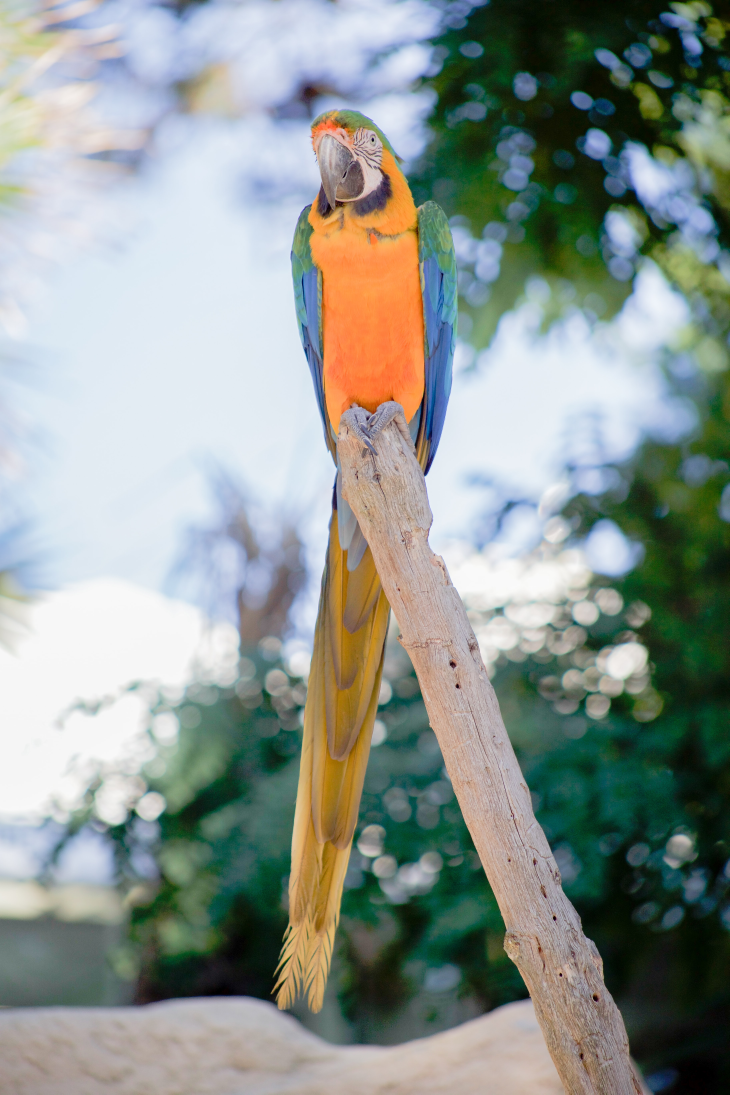
#> input picture openCV/parrot-image.jpg, 3648 x 5472 px, found by its file name (shown at 1/5 size)
$ python gradient.py   (older library calls are emulated)
#> lines starting #> are read from the running program, lines starting #| are printed output that depends on the picture; after the words box and inside, x2 and y2 are one past the last pixel; in counts of white or black regions, pixels touching at a corner belong together
import cv2
import numpy as np

img = cv2.resize(cv2.imread('openCV/parrot-image.jpg',-1), (0,0), fx=0.1, fy=0.1)
gray = cv2.cvtColor(img, cv2.COLOR_BGR2GRAY)
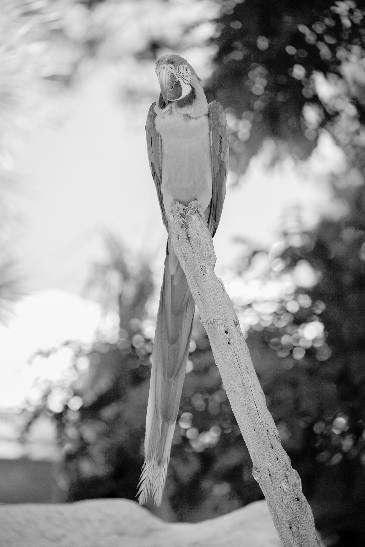
#> gray: shape (547, 365); min 0, max 250, mean 147.1
cv2.imshow('Gray_image',gray)

lap = cv2.Laplacian(gray,cv2.CV_64F)
lap = np.uint8(np.absolute(lap))
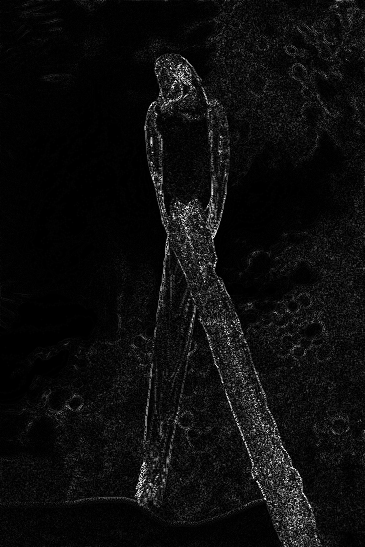
#> lap: shape (547, 365); min 0, max 255, mean 13.1
cv2.imshow('Laplacian', lap)

sobelx = cv2.Sobel(gray, cv2.CV_64F, 1, 0)
sobely = cv2.Sobel(gray, cv2.CV_64F, 0, 1)
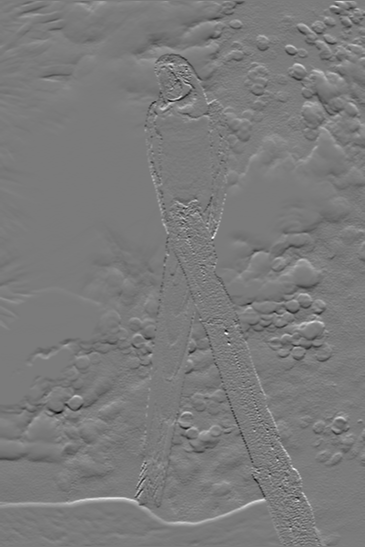
#> sobely: shape (547, 365) float64; min -590, max 632, mean 0.4; drawn with min black and max white
sobel_combine = cv2.bitwise_or(sobelx, sobely)
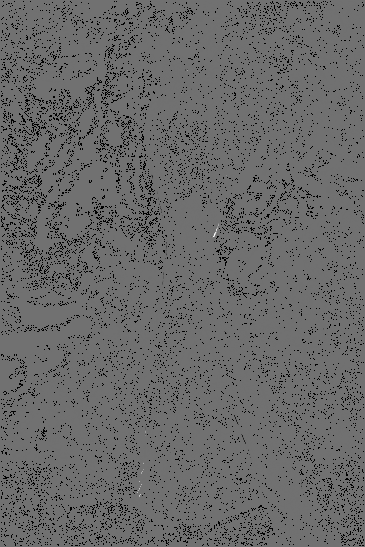
#> sobel_combine: shape (547, 365) float64; 7.13% of the values are NaN or infinite; the others: min -104192, max 130432, mean -69.65; drawn with min black, max white, NaN and infinite black

cv2.imshow('sobelx', sobelx)
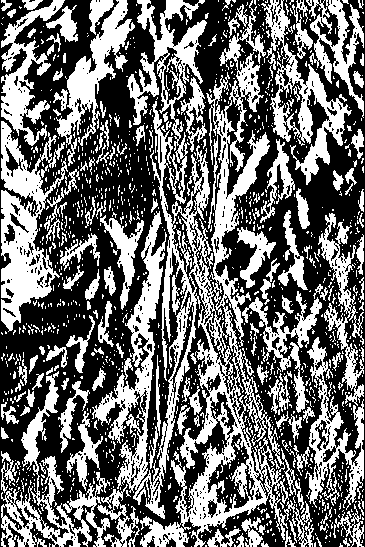
#> window 'sobelx': shape (547, 365); 42.9% white; 1281 white regions (1127 under 20 px), largest, box (x1, y1, x2, y2) and area: (92, 0, 289, 547) 29870, (1, 121, 68, 332) 5965, (1, 371, 110, 547) 4572
cv2.imshow('sobely', sobely)
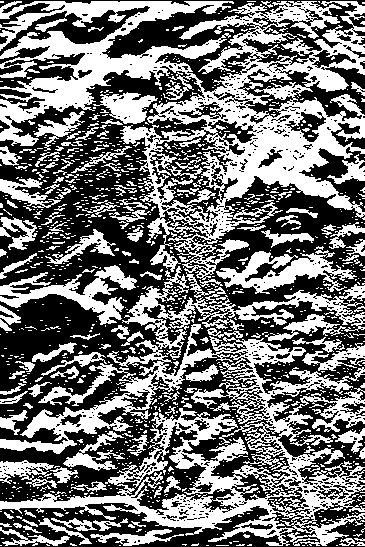
#> window 'sobely': shape (547, 365); 45.5% white; 1130 white regions (977 under 20 px), largest, box (x1, y1, x2, y2) and area: (0, 1, 365, 280) 34277, (0, 266, 365, 546) 29042, (0, 265, 137, 325) 2657
cv2.imshow('sobel_combined', sobel_combine)
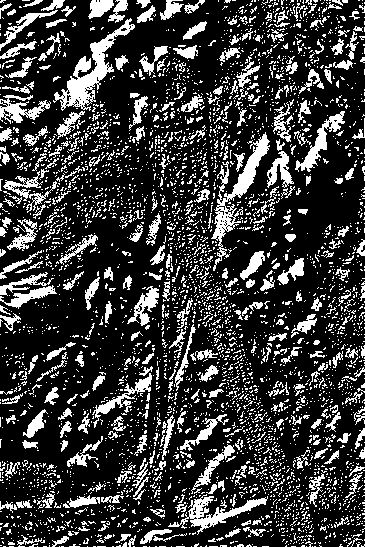
#> window 'sobel_combined': shape (547, 365); 23% white; 4021 white regions (3663 under 20 px), largest, box (x1, y1, x2, y2) and area: (53, 18, 135, 111) 1842, (211, 132, 270, 271) 1666, (168, 494, 268, 535) 1038

cv2.waitKey(0)
cv2.destroyAllWindows()
